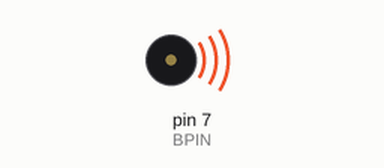
A sketch run on a simulated Arduino Uno, built with avr-gcc and run on an emulated ATmega328P. On the bench: buzzer (waves = sounding).

Above: at 0.1 s.
Timing chart, 0 to 40.0 s (numbered marks = the images above):
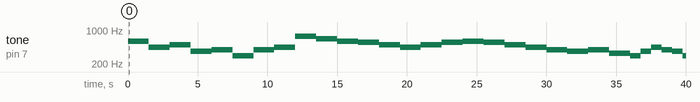

The sketch:

canon.ino
```cpp
#define BPIN 7

int tempo = 750;
int a = 1;

void melody() {
	tone(BPIN, 587, 2*tempo);
	delay(2*tempo);
	tone(BPIN, 440, 2*tempo);
	delay(2*tempo);
	tone(BPIN, 494, 2*tempo);
	delay(2*tempo);
	tone(BPIN, 370, 2*tempo);
	delay(2*tempo);
	tone(BPIN, 392, 2*tempo);
	delay(2*tempo);
	tone(BPIN, 293, 2*tempo);
	delay(2*tempo);
	tone(BPIN, 392, 2*tempo);
	delay(2*tempo);
	tone(BPIN, 440, 2*tempo);
	delay(2*tempo);
	tone(BPIN, 740, 2*tempo);
	delay(2*tempo);
	tone(BPIN, 659, 2*tempo);
	delay(2*tempo);
	tone(BPIN, 587, 2*tempo);
	delay(2*tempo);
	tone(BPIN, 554, 2*tempo);
	delay(2*tempo);
	tone(BPIN, 494, 2*tempo);
	delay(2*tempo);
	tone(BPIN, 440, 2*tempo);
	delay(2*tempo);
	tone(BPIN, 494, 2*tempo);
	delay(2*tempo);
	tone(BPIN, 554, 2*tempo);
	delay(2*tempo);
	tone(BPIN, 587, 2*tempo);
	delay(2*tempo);
	tone(BPIN, 554, 2*tempo);
	delay(2*tempo);
	tone(BPIN, 494, 2*tempo);
	delay(2*tempo);
	tone(BPIN, 440, 2*tempo);
	delay(2*tempo);
	tone(BPIN, 392, 2*tempo);
	delay(2*tempo);
	tone(BPIN, 370, 2*tempo);
	delay(2*tempo);
	tone(BPIN, 392, 2*tempo);
	delay(2*tempo);
	tone(BPIN, 329, 2*tempo);
	delay(2*tempo);
	tone(BPIN, 293, 1*tempo);
	delay(1*tempo);
	tone(BPIN, 370, 1*tempo);
	delay(1*tempo);
	tone(BPIN, 440, 1*tempo);
	delay(1*tempo);
	tone(BPIN, 392, 1*tempo);
	delay(1*tempo);
	tone(BPIN, 370, 1*tempo);
	delay(1*tempo);
	tone(BPIN, 293, 1*tempo);
	delay(1*tempo);
	tone(BPIN, 370, 1*tempo);
	delay(1*tempo);
	tone(BPIN, 329, 1*tempo);
	delay(1*tempo);
	tone(BPIN, 293, 1*tempo);
	delay(1*tempo);
	tone(BPIN, 247, 1*tempo);
	delay(1*tempo);
	tone(BPIN, 293, 1*tempo);
	delay(1*tempo);
	tone(BPIN, 440, 1*tempo);
	delay(1*tempo);
	tone(BPIN, 392, 1*tempo);
	delay(1*tempo);
	tone(BPIN, 494, 1*tempo);
	delay(1*tempo);
	tone(BPIN, 440, 1*tempo);
	delay(1*tempo);
	tone(BPIN, 392, 1*tempo);
	delay(1*tempo);
	tone(BPIN, 370, 1*tempo);
	delay(1*tempo);
	tone(BPIN, 587, 1*tempo);
	delay(1*tempo);
	tone(BPIN, 659, 1*tempo);
	delay(1*tempo);
	tone(BPIN, 554, 1*tempo);
	delay(1*tempo);
	tone(BPIN, 587, 1*tempo);
	delay(1*tempo);
	tone(BPIN, 740, 1*tempo);
	delay(1*tempo);
	tone(BPIN, 880, 1*tempo);
	delay(1*tempo);
	tone(BPIN, 440, 1*tempo);
	delay(1*tempo);
	tone(BPIN, 494, 1*tempo);
	delay(1*tempo);
	tone(BPIN, 392, 1*tempo);
	delay(1*tempo);
	tone(BPIN, 440, 1*tempo);
	delay(1*tempo);
	tone(BPIN, 370, 1*tempo);
	delay(1*tempo);
	tone(BPIN, 293, 1*tempo);
	delay(1*tempo);
	tone(BPIN, 587, 1*tempo);
	delay(1*tempo);
	tone(BPIN, 587, 1*tempo);
	delay(1*tempo);
	tone(BPIN, 587, 0.125*tempo);
	delay(0.125*tempo);
	tone(BPIN, 554, 0.125*tempo);
	delay(0.125*tempo);
	tone(BPIN, 587, 2*tempo);
	delay(2*tempo);
	delay(2*tempo);
}

void setup() {

}

void loop() {
  while(a<2) {
    melody();
    a++;
  }
}
```

Measured:
- by itself, tone on pin 7 (BPIN): plays 587 Hz for 1.5 s, 440 Hz for 1.5 s, 494 Hz for 1.5 s, 370 Hz for 1.5 s, 392 Hz for 1.5 s, 293 Hz for 1.5 s … (30 notes in this stretch)
